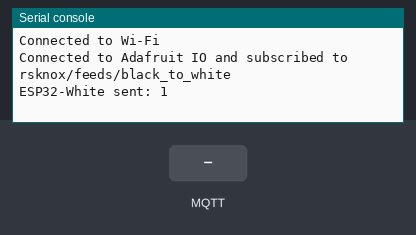
A program run on a simulated ESP32 board running MicroPython. Shown: the last lines printed to the serial console. The test bench sets the inputs (shaded band). WiFi joins after 1.5 s; no MQTT or app messages arrive unless stated.

Above: at 2.8 s.
2.9 s: MQTT message "1" arrives on the first subscribed topic
At 7.3 s:
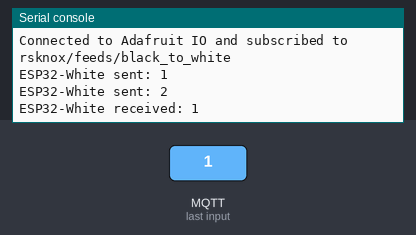
8.1 s: MQTT message "on" arrives on the first subscribed topic
At 12.4 s:
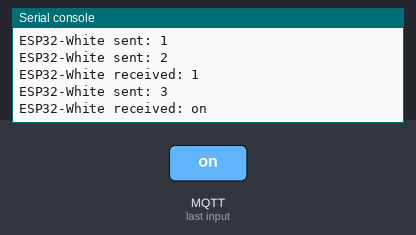
13.1 s: MQTT message "off" arrives on the first subscribed topic
At 17.5 s:
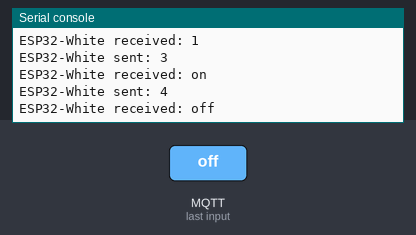
Timing chart, 0 to 19.0 s (numbered marks = the images above; inputs shaded):
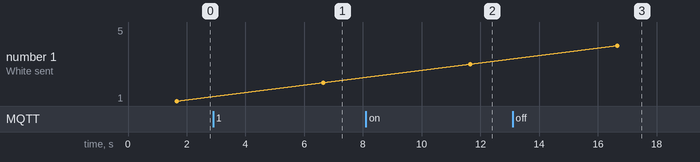

Measured:
- after the input at 2.9 s, the serial console: prints a new line after 3.8 s (image 1)
- after the input at 8.1 s, the serial console: prints a new line after 3.6 s (image 2)
- after the input at 13.1 s, the serial console: prints a new line after 3.6 s (image 3)

The program:

MQTTWhite.py
```python
import network
import time
from umqtt.simple import MQTTClient

# Wi-Fi credentials
WIFI_SSID = "801118"
WIFI_PASSWORD = "rsk366tfw"

# Adafruit IO credentials
AIO_USERNAME = "rsknox"
AIO_KEY = "aio_bKRF21rigyvTvD2xnCVwdNZQFLtx"
BROKER = "io.adafruit.com"

# Topics
TOPIC_PUB = b"%s/feeds/white_to_black" % AIO_USERNAME.encode()
TOPIC_SUB = b"%s/feeds/black_to_white" % AIO_USERNAME.encode()

# Connect to Wi-Fi
wlan = network.WLAN(network.STA_IF)
wlan.active(True)
wlan.connect(WIFI_SSID, WIFI_PASSWORD)
while not wlan.isconnected():
    time.sleep(0.5)
print("Connected to Wi-Fi")

# Handle messages from Black
def sub_callback(topic, msg):
    print("ESP32-White received:", msg.decode())

# Connect to Adafruit IO
client = MQTTClient("ESP32_White", BROKER, user=AIO_USERNAME, password=AIO_KEY, ssl=False)
client.set_callback(sub_callback)
client.connect()
client.subscribe(TOPIC_SUB)
print("Connected to Adafruit IO and subscribed to", TOPIC_SUB.decode())

# Publish numbers periodically
counter = 1
while True:
    message = str(counter)
    client.publish(TOPIC_PUB, message)
    print("ESP32-White sent:", message)

    client.check_msg()  # Check for replies from Black
    counter += 1
    time.sleep(5)
```
